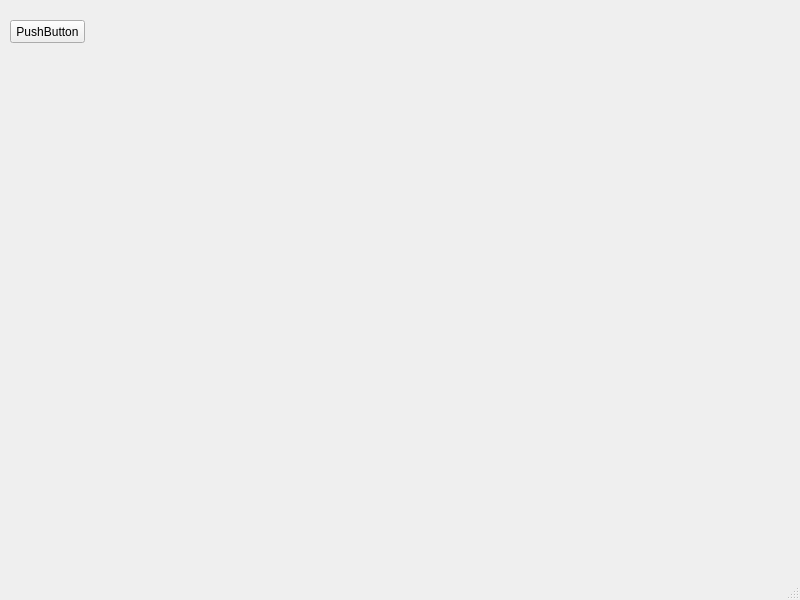
<?xml version="1.0" encoding="UTF-8"?>
<ui version="4.0">
 <class>MainWindow</class>
 <widget class="QMainWindow" name="MainWindow">
  <property name="geometry">
   <rect>
    <x>0</x>
    <y>0</y>
    <width>800</width>
    <height>600</height>
   </rect>
  </property>
  <property name="windowTitle">
   <string>MainWindow</string>
  </property>
  <widget class="QWidget" name="centralwidget">
   <widget class="QPushButton" name="pushButton">
    <property name="geometry">
     <rect>
      <x>10</x>
      <y>20</y>
      <width>75</width>
      <height>23</height>
     </rect>
    </property>
    <property name="text">
     <string>PushButton</string>
    </property>
   </widget>
  </widget>
  <widget class="QMenuBar" name="menubar">
   <property name="geometry">
    <rect>
     <x>0</x>
     <y>0</y>
     <width>800</width>
     <height>21</height>
    </rect>
   </property>
  </widget>
  <widget class="QStatusBar" name="statusbar"/>
 </widget>
 <resources/>
 <connections/>
</ui>
